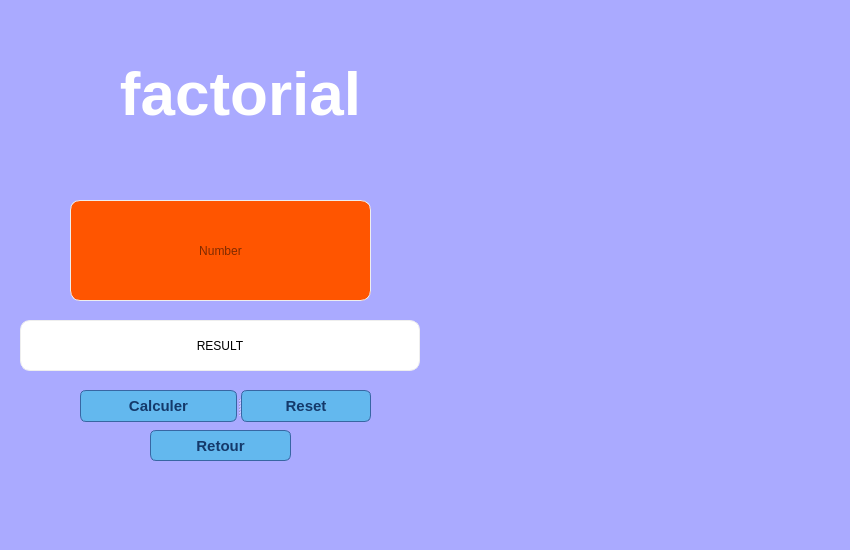
<?xml version="1.0" encoding="UTF-8"?>
<ui version="4.0">
 <class>Form</class>
 <widget class="QWidget" name="Form">
  <property name="geometry">
   <rect>
    <x>0</x>
    <y>0</y>
    <width>850</width>
    <height>550</height>
   </rect>
  </property>
  <property name="minimumSize">
   <size>
    <width>850</width>
    <height>550</height>
   </size>
  </property>
  <property name="maximumSize">
   <size>
    <width>850</width>
    <height>550</height>
   </size>
  </property>
  <property name="windowTitle">
   <string>FACTORIAL</string>
  </property>
  <property name="windowIcon">
   <iconset>
    <normaloff>img/icons8-calculator-96.png</normaloff>img/icons8-calculator-96.png</iconset>
  </property>
  <property name="styleSheet">
   <string notr="true">background-color: rgb(170, 170, 255);</string>
  </property>
  <widget class="QLabel" name="label">
   <property name="geometry">
    <rect>
     <x>440</x>
     <y>30</y>
     <width>431</width>
     <height>481</height>
    </rect>
   </property>
   <property name="text">
    <string/>
   </property>
   <property name="pixmap">
    <pixmap>img/flamenco-girl-tired-of-studying.png</pixmap>
   </property>
   <property name="scaledContents">
    <bool>true</bool>
   </property>
  </widget>
  <widget class="QSplitter" name="splitter_2">
   <property name="geometry">
    <rect>
     <x>70</x>
     <y>200</y>
     <width>301</width>
     <height>101</height>
    </rect>
   </property>
   <property name="orientation">
    <enum>Qt::Vertical</enum>
   </property>
   <widget class="QLineEdit" name="nb1">
    <property name="styleSheet">
     <string notr="true">QLineEdit{
	font: 75 15pt &quot;MS Sans Serif&quot;;
	background-color: rgb(0, 255, 127);
	background-color: rgb(255, 85, 0);
	color: rgb(0, 0, 0);
	border-radius:10px;
  border: 1px solid #eee;
  transition: .3s border-color;
}
QLineEdit:hover{
	  border: 1px solid #aaa;

}</string>
    </property>
    <property name="alignment">
     <set>Qt::AlignCenter</set>
    </property>
    <property name="placeholderText">
     <string>Number</string>
    </property>
   </widget>
  </widget>
  <widget class="QLabel" name="label_2">
   <property name="geometry">
    <rect>
     <x>30</x>
     <y>50</y>
     <width>421</width>
     <height>111</height>
    </rect>
   </property>
   <property name="styleSheet">
    <string notr="true">color: #ffffff; font-family: 'Raleway',sans-serif; font-size: 62px; font-weight: 800; line-height: 72px; margin: 0 0 24px; text-align: center; text-transform: uppercase;</string>
   </property>
   <property name="text">
    <string>factorial</string>
   </property>
   <property name="alignment">
    <set>Qt::AlignCenter</set>
   </property>
  </widget>
  <widget class="QSplitter" name="splitter">
   <property name="geometry">
    <rect>
     <x>80</x>
     <y>390</y>
     <width>291</width>
     <height>32</height>
    </rect>
   </property>
   <property name="orientation">
    <enum>Qt::Horizontal</enum>
   </property>
   <widget class="QPushButton" name="clc">
    <property name="styleSheet">
     <string notr="true">QPushButton{
box-shadow:inset 0px 1px 0px 0px #bee2f9;
	background:linear-gradient(to bottom, #63b8ee 5%, #468ccf 100%);
	background-color:#63b8ee;
	border-radius:6px;
	border:1px solid #3866a3;
	display:inline-block;
	cursor:pointer;
	color:#14396a;
	font-family:Arial;
	font-size:15px;
	font-weight:bold;
	padding:6px 24px;
	text-decoration:none;
	text-shadow:0px 1px 0px #7cacde;
}
QPushButton:hover{
background:linear-gradient(to bottom, #468ccf 5%, #63b8ee 100%);
	background-color:#468ccf;
}
QPushButton:active{
position:relative;
	top:1px;
}</string>
    </property>
    <property name="text">
     <string>Calculer</string>
    </property>
   </widget>
   <widget class="QPushButton" name="unn">
    <property name="styleSheet">
     <string notr="true">QPushButton{
box-shadow:inset 0px 1px 0px 0px #bee2f9;
	background:linear-gradient(to bottom, #63b8ee 5%, #468ccf 100%);
	background-color:#63b8ee;
	border-radius:6px;
	border:1px solid #3866a3;
	display:inline-block;
	cursor:pointer;
	color:#14396a;
	font-family:Arial;
	font-size:15px;
	font-weight:bold;
	padding:6px 24px;
	text-decoration:none;
	text-shadow:0px 1px 0px #7cacde;
}
QPushButton:hover{
background:linear-gradient(to bottom, #468ccf 5%, #63b8ee 100%);
	background-color:#468ccf;
}
QPushButton:active{
position:relative;
	top:1px;
}</string>
    </property>
    <property name="text">
     <string>Reset</string>
    </property>
   </widget>
  </widget>
  <widget class="QPushButton" name="menu">
   <property name="geometry">
    <rect>
     <x>150</x>
     <y>430</y>
     <width>141</width>
     <height>31</height>
    </rect>
   </property>
   <property name="styleSheet">
    <string notr="true">QPushButton{
box-shadow:inset 0px 1px 0px 0px #bee2f9;
	background:linear-gradient(to bottom, #63b8ee 5%, #468ccf 100%);
	background-color:#63b8ee;
	border-radius:6px;
	border:1px solid #3866a3;
	display:inline-block;
	cursor:pointer;
	color:#14396a;
	font-family:Arial;
	font-size:15px;
	font-weight:bold;
	padding:6px 24px;
	text-decoration:none;
	text-shadow:0px 1px 0px #7cacde;
}
QPushButton:hover{
background:linear-gradient(to bottom, #468ccf 5%, #63b8ee 100%);
	background-color:#468ccf;
}
QPushButton:active{
position:relative;
	top:1px;
}</string>
   </property>
   <property name="text">
    <string>Retour</string>
   </property>
  </widget>
  <widget class="QLabel" name="res">
   <property name="geometry">
    <rect>
     <x>20</x>
     <y>320</y>
     <width>400</width>
     <height>51</height>
    </rect>
   </property>
   <property name="styleSheet">
    <string notr="true">font: 75 14pt &quot;Microsoft Tai Le&quot;;
border-radius:10px;
 border: 1px solid #eee;
background-color: rgb(255, 255, 255);</string>
   </property>
   <property name="text">
    <string>RESULT</string>
   </property>
   <property name="alignment">
    <set>Qt::AlignCenter</set>
   </property>
  </widget>
 </widget>
 <resources/>
 <connections/>
</ui>
